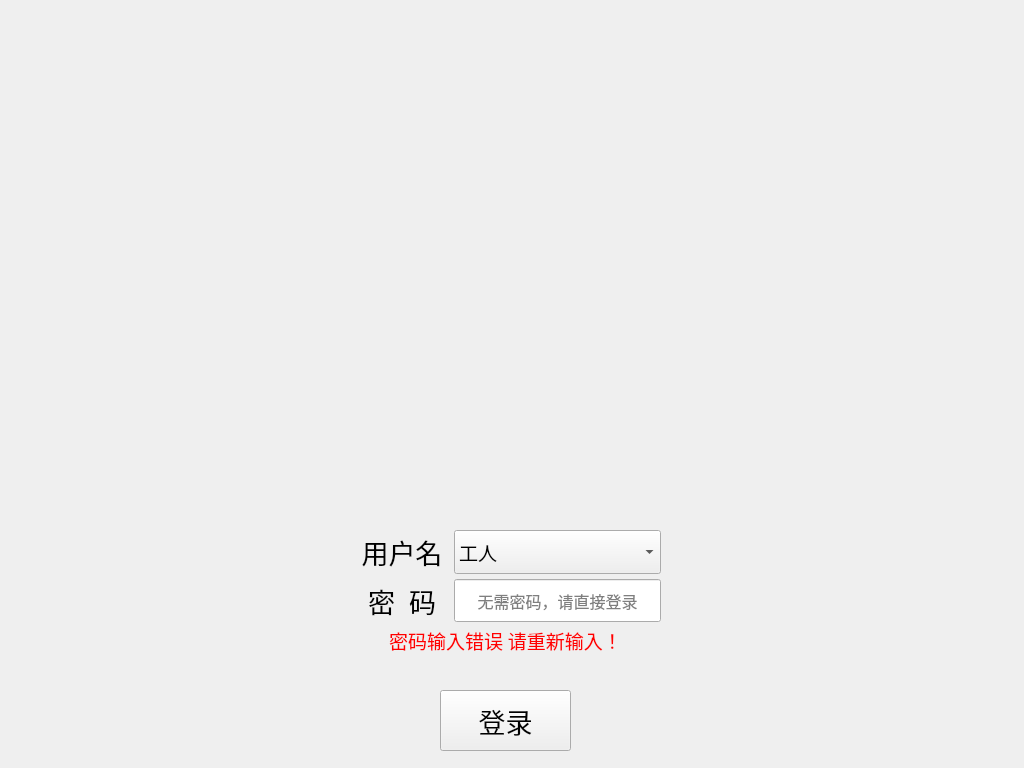
<?xml version="1.0" encoding="UTF-8"?>
<ui version="4.0">
 <class>StartWidget</class>
 <widget class="QWidget" name="StartWidget">
  <property name="geometry">
   <rect>
    <x>0</x>
    <y>0</y>
    <width>1024</width>
    <height>768</height>
   </rect>
  </property>
  <property name="windowTitle">
   <string>Form</string>
  </property>
  <property name="styleSheet">
   <string notr="true"/>
  </property>
  <widget class="QPushButton" name="pushButton_Load">
   <property name="geometry">
    <rect>
     <x>440</x>
     <y>690</y>
     <width>131</width>
     <height>61</height>
    </rect>
   </property>
   <property name="font">
    <font>
     <family>Yahei Mono</family>
     <pointsize>20</pointsize>
    </font>
   </property>
   <property name="text">
    <string>登录</string>
   </property>
  </widget>
  <widget class="QWidget" name="layoutWidget">
   <property name="geometry">
    <rect>
     <x>350</x>
     <y>530</y>
     <width>311</width>
     <height>92</height>
    </rect>
   </property>
   <layout class="QGridLayout" name="gridLayout" rowstretch="0,0" columnstretch="1,2">
    <property name="sizeConstraint">
     <enum>QLayout::SetDefaultConstraint</enum>
    </property>
    <property name="horizontalSpacing">
     <number>0</number>
    </property>
    <property name="verticalSpacing">
     <number>5</number>
    </property>
    <item row="0" column="0">
     <widget class="QLabel" name="label_UserName">
      <property name="font">
       <font>
        <family>Yahei Mono</family>
        <pointsize>20</pointsize>
       </font>
      </property>
      <property name="text">
       <string>用户名</string>
      </property>
      <property name="alignment">
       <set>Qt::AlignCenter</set>
      </property>
     </widget>
    </item>
    <item row="0" column="1">
     <widget class="QComboBox" name="comboBox_UserName">
      <property name="sizePolicy">
       <sizepolicy hsizetype="Preferred" vsizetype="Preferred">
        <horstretch>0</horstretch>
        <verstretch>0</verstretch>
       </sizepolicy>
      </property>
      <property name="font">
       <font>
        <family>Yahei Mono</family>
        <pointsize>14</pointsize>
       </font>
      </property>
      <property name="layoutDirection">
       <enum>Qt::LeftToRight</enum>
      </property>
      <property name="autoFillBackground">
       <bool>false</bool>
      </property>
      <property name="styleSheet">
       <string notr="true">QComboBox QAbstractItemView::item
{
	height:50px;
}
</string>
      </property>
      <property name="sizeAdjustPolicy">
       <enum>QComboBox::AdjustToContentsOnFirstShow</enum>
      </property>
      <item>
       <property name="text">
        <string>工人</string>
       </property>
      </item>
      <item>
       <property name="text">
        <string>技术员</string>
       </property>
      </item>
      <item>
       <property name="text">
        <string>管理员</string>
       </property>
      </item>
     </widget>
    </item>
    <item row="1" column="0">
     <widget class="QLabel" name="label_Passwd">
      <property name="font">
       <font>
        <family>Yahei Mono</family>
        <pointsize>20</pointsize>
       </font>
      </property>
      <property name="text">
       <string>密  码</string>
      </property>
      <property name="alignment">
       <set>Qt::AlignCenter</set>
      </property>
     </widget>
    </item>
    <item row="1" column="1">
     <widget class="QLineEdit" name="lineEdit_Passwd">
      <property name="sizePolicy">
       <sizepolicy hsizetype="Preferred" vsizetype="Preferred">
        <horstretch>0</horstretch>
        <verstretch>0</verstretch>
       </sizepolicy>
      </property>
      <property name="font">
       <font>
        <family>Yahei Mono</family>
        <pointsize>12</pointsize>
       </font>
      </property>
      <property name="styleSheet">
       <string notr="true"/>
      </property>
      <property name="echoMode">
       <enum>QLineEdit::Password</enum>
      </property>
      <property name="alignment">
       <set>Qt::AlignCenter</set>
      </property>
      <property name="placeholderText">
       <string>无需密码，请直接登录</string>
      </property>
     </widget>
    </item>
   </layout>
  </widget>
  <widget class="QLabel" name="label_Image">
   <property name="geometry">
    <rect>
     <x>0</x>
     <y>0</y>
     <width>1024</width>
     <height>768</height>
    </rect>
   </property>
   <property name="styleSheet">
    <string notr="true">background-image: url(:/pic/background.jpg);</string>
   </property>
   <property name="text">
    <string/>
   </property>
  </widget>
  <widget class="QLabel" name="label_Prompt">
   <property name="geometry">
    <rect>
     <x>350</x>
     <y>620</y>
     <width>311</width>
     <height>41</height>
    </rect>
   </property>
   <property name="font">
    <font>
     <family>Yahei Mono</family>
     <pointsize>14</pointsize>
    </font>
   </property>
   <property name="styleSheet">
    <string notr="true">color: rgb(255, 0, 0);</string>
   </property>
   <property name="text">
    <string>密码输入错误 请重新输入！</string>
   </property>
   <property name="alignment">
    <set>Qt::AlignCenter</set>
   </property>
  </widget>
  <zorder>label_Image</zorder>
  <zorder>pushButton_Load</zorder>
  <zorder>layoutWidget</zorder>
  <zorder>label_Prompt</zorder>
 </widget>
 <resources/>
 <connections/>
</ui>
